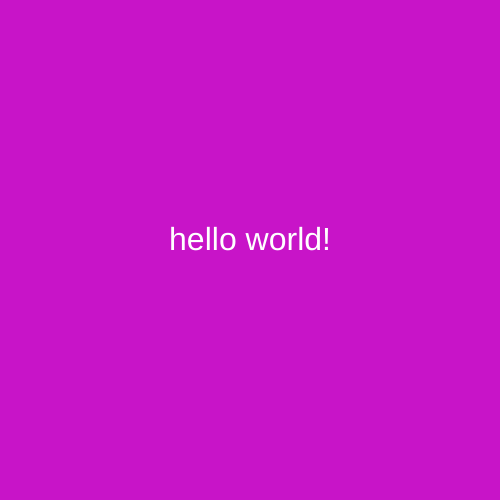
Frame 1 (no input)
Frame 60 (no input): identical to frame 1, image omitted
Frame 120 (the mouse pressed at the canvas centre since frame 60): identical to frame 1, image omitted

The p5.js sketch that drew this single still picture (run headless with seeded random() and noise() and a simulated clock; from frame 60 on, the mouse is pressed at the canvas centre):

// p5.js sketch
// ── sketch.js
function setup() {
  createCanvas(500, 500);
  textAlign(CENTER) ;
}

function draw() {
  background(200,20,200) ;
  fill('white') ;
  textSize(32) ;
  text("hello world!", width/2, height/2) ;
}
